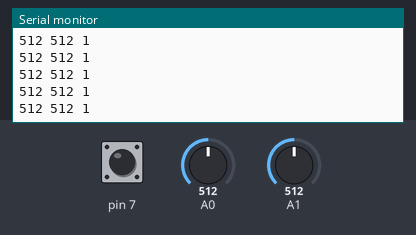
The sketch below on a simulated Arduino Uno, built with avr-gcc and run on an emulated ATmega328P. Shown: the last lines printed to the serial monitor. The test bench sets the inputs (shaded band); at power-on: A1 = 512, pin 7 HIGH, A0 = 512.

Above: at 4.2 s.
4.3 s: A1 set to 988
At 5.4 s:
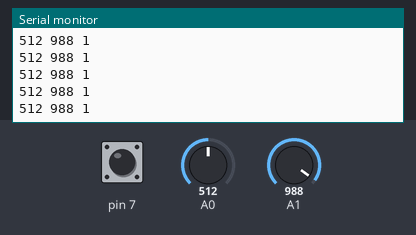
7.3 s: A1 set to 1014
At 8.4 s:
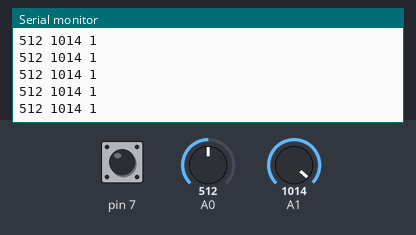
Timing chart, 0 to 10.3 s (numbered marks = the images above; inputs shaded):
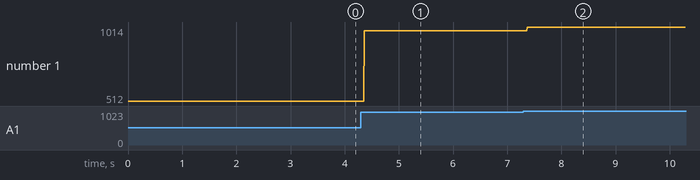

The sketch:

arduino_PONG.ino
```cpp
void setup() {
// put your setup code here, to run once:
Serial.begin(9600);
pinMode(7, INPUT_PULLUP);
}

void loop() {
Serial.println(String(analogRead(0))+ " "+ String(analogRead(1))+ " "+String(digitalRead(7)));
delay(10);
}
```

Measured:
- after the input at 4.3 s, the serial monitor: prints a new line after 0.06 s (image 1)
- after the input at 7.3 s, the serial monitor: prints a new line after 0.07 s (image 2)
- plotted number 1: 512 → 988 after the input at 4.3 s, 988 → 1014 after the input at 7.3 s
